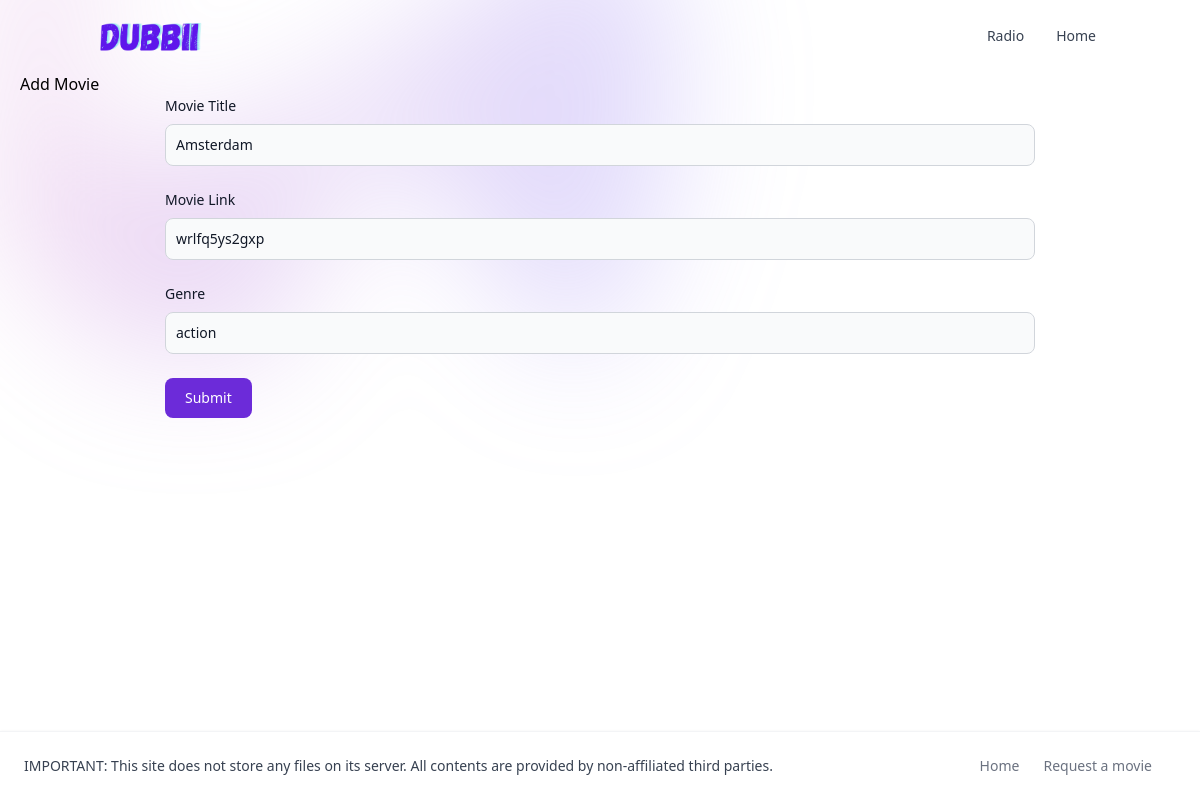
Page /movies/2/edit on the earlier database version.
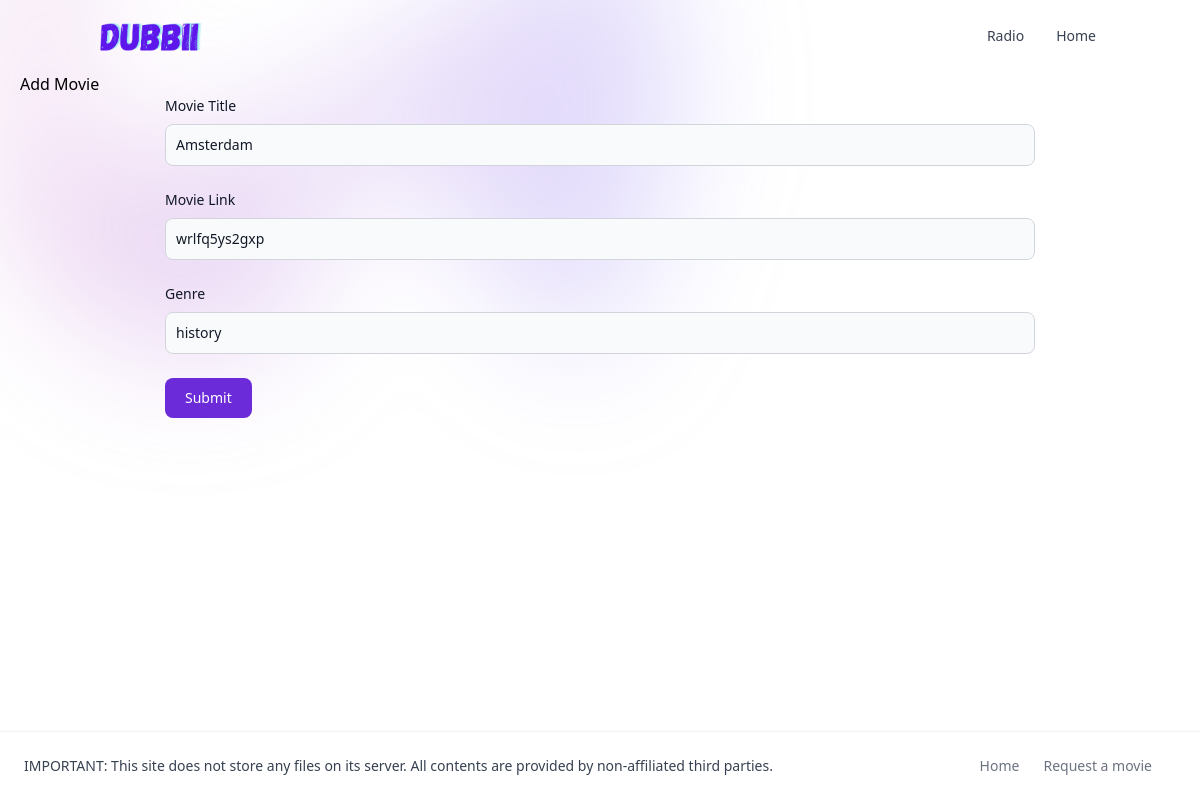
Same page on the later database version.
### tables this page shows
CREATE TABLE movies (
    id INTEGER PRIMARY KEY AUTOINCREMENT,
    created TIMESTAMP NOT NULL DEFAULT CURRENT_TIMESTAMP,
    title TEXT NOT NULL,
    link TEXT NOT NULL,
    genre TEXT NOT NULL);

### app.py (the view, shortened to what this page needs)
@app.route('/movies/<int:id>/edit', methods=['POST', 'GET'])
def edit(id):
    movie = get_movie(id)
    return render_template('edit.html', movie=movie)

### app.py (called while the page is built)
def get_db_connection():
    conn = sqlite3.connect("database.sqlite")
    conn.row_factory = sqlite3.Row
    return conn

def get_movie(movie_id):
    conn = get_db_connection()
    movie = conn.execute("SELECT * FROM movies WHERE id = ?",
                         (movie_id,)).fetchone()
    conn.close()
    if movie is None:
        abort(404)
    return movie

### templates/edit.html
{% extends 'base.html' %}
{% block content %}
<h1>{% block title %} Add Movie {% endblock %}</h1>
<form method="post" class="w-3/4 mx-auto">
  <div class="mb-6">
    <label for="title" class="block mb-2 text-sm font-medium text-gray-900 dark:text-white">Movie Title</label>
    <input type="text" id="title" name="title" value="{{ request.form['title'] or movie['title'] }}"
      class="bg-gray-50 border border-gray-300 text-gray-900 text-sm rounded-lg focus:ring-purple-500 focus:border-purple-500 block w-full p-2.5 dark:bg-gray-700 dark:border-gray-600 dark:placeholder-gray-400 dark:text-white dark:focus:ring-purple-500 dark:focus:border-purple-500"
      placeholder="Black Panther" required>
  </div>
  <div class="mb-6">
    <label for="link" class="block mb-2 text-sm font-medium text-gray-900 dark:text-white">Movie Link</label>
    <input type="text" id="link" name="link" value="{{ request.form['link'] or movie['link'] }}"
      class="bg-gray-50 border border-gray-300 text-gray-900 text-sm rounded-lg focus:ring-purple-500 focus:border-purple-500 block w-full p-2.5 dark:bg-gray-700 dark:border-gray-600 dark:placeholder-gray-400 dark:text-white dark:focus:ring-purple-500 dark:focus:border-purple-500"
      required>
  </div>
  <div class="mb-6">
    <label for="genre" class="block mb-2 text-sm font-medium text-gray-900 dark:text-white">Genre</label>
    <input type="text" id="genre" name="genre" value="{{ request.form['genre'] or movie['genre'] }}"
      class="bg-gray-50 border border-gray-300 text-gray-900 text-sm rounded-lg focus:ring-purple-500 focus:border-purple-500 block w-full p-2.5 dark:bg-gray-700 dark:border-gray-600 dark:placeholder-gray-400 dark:text-white dark:focus:ring-purple-500 dark:focus:border-purple-500"
      required>
  </div>
  <button type="submit"
    class="text-white bg-purple-700 hover:bg-purple-800 focus:ring-4 focus:outline-none focus:ring-purple-300 font-medium rounded-lg text-sm w-full sm:w-auto px-5 py-2.5 text-center dark:bg-purple-600 dark:hover:bg-purple-700 dark:focus:ring-purple-800">Submit</button>
</form>
{% endblock %}

### templates/base.html (shortened to what this page needs)
<!doctype html>
<html lang="en">
<head>
  <link rel="stylesheet" href="{{ url_for('static', filename='dist/css/output.css') }}">
</head>
<body>
  <nav class="bg-transparent border-gray-200 px-2 sm:px-4 py-2.5 rounded dark:bg-gray-900">
    <div class="container flex flex-wrap items-center justify-between mx-auto">
      <a href="{{ url_for('index')}}" class="flex items-center">
        <img src="{{ url_for('static', filename='images/dubbii_copy.png') }}" class="h-6 mr-3 sm:h-9 logo-svg"
          alt="Dubbii Logo" />
      </a>
      <div class="hidden w-full md:block md:w-auto" id="navbar-default">
        <ul
          class="flex flex-col p-4 mt-4 border border-gray-100 rounded-lg bg-gray-50 md:flex-row md:space-x-8 md:mt-0 md:text-sm md:font-medium md:border-0 md:bg-white dark:bg-gray-800 md:dark:bg-gray-900 dark:border-gray-700">
          <li>
            <a href="/radio"
              class="block py-2 pl-3 pr-4 text-gray-700 rounded hover:bg-gray-100 md:hover:bg-transparent md:border-0 md:hover:text-purple-700 md:p-0 dark:text-gray-400 md:dark:hover:text-white dark:hover:bg-gray-700 dark:hover:text-white md:dark:hover:bg-transparent">Radio</a>
          </li>
          <li>
            <a href="/"
              class="block py-2 pl-3 pr-4 text-gray-700 rounded hover:bg-gray-100 md:hover:bg-transparent md:border-0 md:hover:text-purple-700 md:p-0 dark:text-gray-400 md:dark:hover:text-white dark:hover:bg-gray-700 dark:hover:text-white md:dark:hover:bg-transparent">Home</a>
          </li>
        </ul>
      </div>
    </div>
  </nav>
  <div class="
            absolute
            inset-x-0
            top-[-10rem]
            -z-10
            transform-gpu
            overflow-hidden
            blur-3xl
            sm:top-[-20rem]
          ">
  </div>
  <div class="mx-5">
    {% block content %} {% endblock %}
  </div>
  <footer
    class="fixed bottom-0 left-0 z-20 p-4 w-full bg-white border-t border-gray-100 shadow md:flex md:items-center md:justify-between md:p-6 dark:bg-gray-800 dark:border-gray-600">
    <span class="text-sm text-gray-700 sm:text-center dark:text-gray-400">
      IMPORTANT: This site does not store any files on its server. All contents are provided by non-affiliated third
      parties.
    </span>
    <ul class="flex flex-wrap items-center mt-3 text-sm text-gray-500 dark:text-gray-400 sm:mt-0">
      <li>
        <a href="/" class="mr-4 hover:underline md:mr-6 ">Home</a>
      </li>
      <li>
        <a href="#" class="mr-4 hover:underline md:mr-6">Request a movie</a>
      </li>
    </ul>
  </footer>
</body>
</html>

Differences in the rows shown:
changed movies "Amsterdam": genre "action" → "history"
